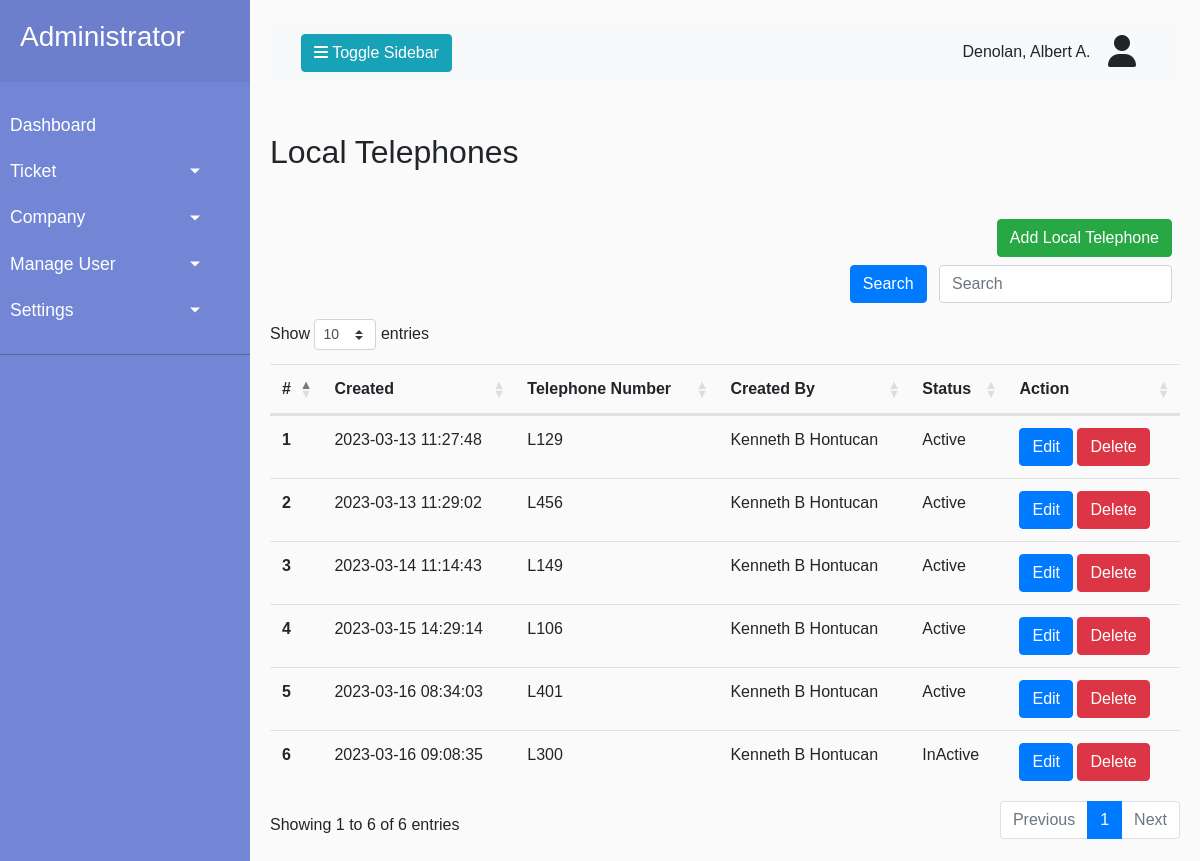
The app's page /Admin_side/local_line.php (signed in) with its own data.
### tables this page shows
CREATE TABLE `tel_local_directory` (
  `tel_local_id` int(11) NOT NULL,
  `user_id` int(11) NOT NULL DEFAULT 0,
  `tel_local` varchar(100) NOT NULL DEFAULT '0',
  `date_created` datetime NOT NULL DEFAULT '1000-01-01 00:00:00',
  `date_modified` datetime NOT NULL DEFAULT '1000-01-01 00:00:00',
  `modified_by` int(11) NOT NULL DEFAULT 0,
  `status` int(11) NOT NULL DEFAULT 0
);

### Admin_side/local_line.php (the view, shortened to what this page needs)
<?php
include ('../Includes/adminSidebar.php');
?>
<h2 class="my-5">Local Telephones</h2>
<div class="form-inline d-flex justify-content-end mb-2">
    <button type="button" data-toggle="modal" data-target="#addLocalTel" class="btn btn-success mr-2">Add Local Telephone</button>
</div>
<form class="form-inline mb-2 d-flex justify-content-end">
    <div class="">
      <button id="local_btn_searchBar" class="btn btn-primary mr-sm-2 mb-2" type="button">Search</button>
      <input id="local_input_searchBar" class="form-control mr-sm-2 mb-2 align-middle" type="search" placeholder="Search" aria-label="Search">
    </div>
</form>
<table class="table" id="table_localTel">
    <thead>
      <tr>
          <th scope="col">#</th>
          <th scope="col">Created </th>
          <th scope="col">Telephone Number </th>
          <th scope="col">Created By </th>
          <th scope="col">Status </th>
          <th scope="col">Action</th>
      </tr>
    </thead>
    <tbody class="target-search-local">
      <?php
      $counter = 0;
      $query = "SELECT a.tel_local_id, a.tel_local, a.status, a.date_created,
                CONCAT(b.first_name, ' ', b.middle_name, ' ', b.last_name) AS created_user
                FROM tel_local_directory a
                INNER JOIN user b ON a.user_id = b.user_id;";
      $result = mysqli_query($con, $query);
      while($row = mysqli_fetch_array($result)){
          $tel_local_id = $row['tel_local_id'];
          $date_created = $row['date_created'];
          $tel_local = $row['tel_local'];
          $createdBy = $row['created_user'];
          $telLocalId = $row['status'] == 0 ? "InActive" : "Active";
          $counter++;
            ?>
              <tr>
                    <td class="font-weight-bold"><?php echo $counter;?></td>
                    <td><?php echo $date_created;?></td>
                    <td><?php echo $tel_local;?></td>
                    <td><?php echo $createdBy;?></td>
                    <td><?php echo $telLocalId;?></td>
                    <td>
                    <button type="button" data-toggle="modal" data-id="<?php echo $tel_local_id; ?>" class="editTelLocal btn btn-primary">Edit</button>
                    <button type="button" data-toggle="modal" data-id="<?php echo $tel_local_id; ?>" class="deleteTelLocal btn btn-danger">Delete</button>
                    </td>
                </tr>
        <?php } ?>
    </tbody>
</table>
<?php
include ('../Includes/adminFooter.php');
?>

### CSS/style.css (style rules this page uses)
body { font-family: 'Poppins', sans-serif; background: #fafafa; }

### records on screen
tel_local_directory: date_created "2023-03-13 11:27:48", tel_local "L129", createdBy "Kenneth B Hontucan", status "Active"
tel_local_directory: date_created "2023-03-13 11:29:02", tel_local "L456", createdBy "Kenneth B Hontucan", status "Active"
tel_local_directory: date_created "2023-03-14 11:14:43", tel_local "L149", createdBy "Kenneth B Hontucan", status "Active"
tel_local_directory: date_created "2023-03-15 14:29:14", tel_local "L106", createdBy "Kenneth B Hontucan", status "Active"
tel_local_directory: date_created "2023-03-16 08:34:03", tel_local "L401", createdBy "Kenneth B Hontucan", status "Active"
tel_local_directory: date_created "2023-03-16 09:08:35", tel_local "L300", createdBy "Kenneth B Hontucan", status "InActive"

### other values on screen
$current_full_name "Denolan, Albert A."
